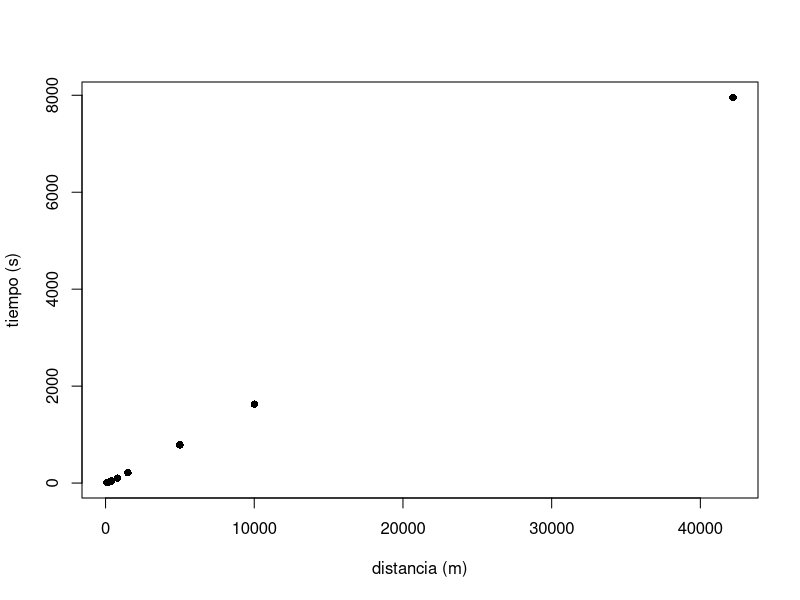
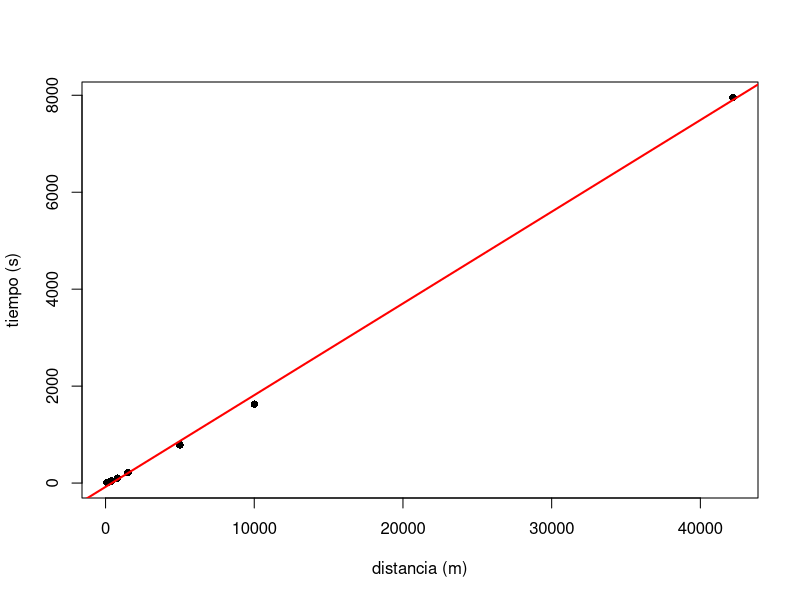
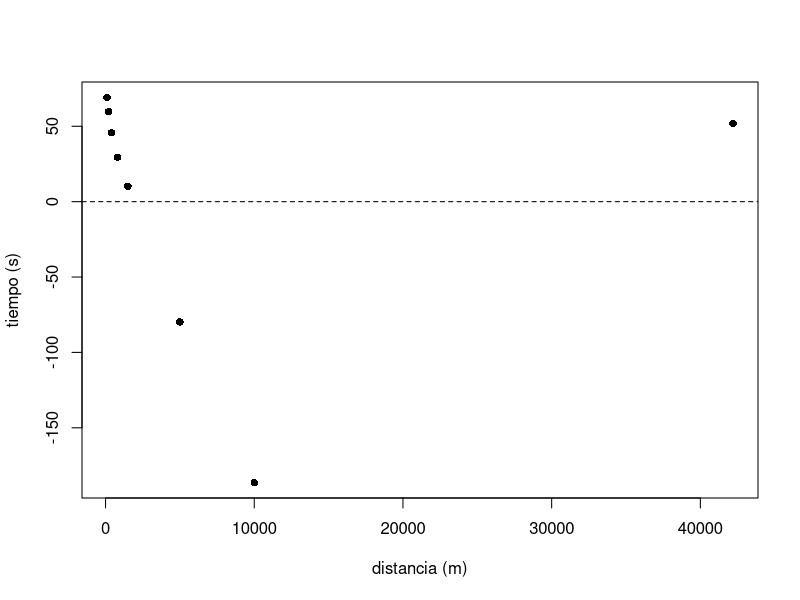
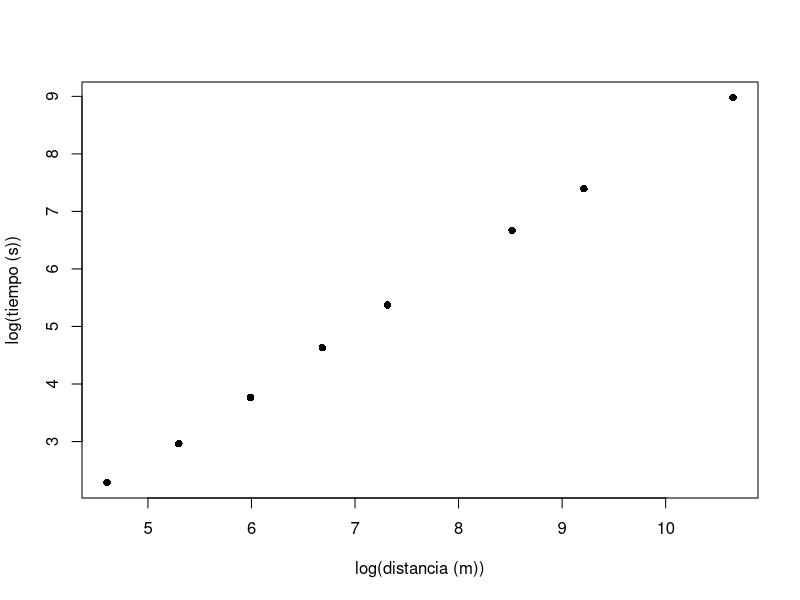
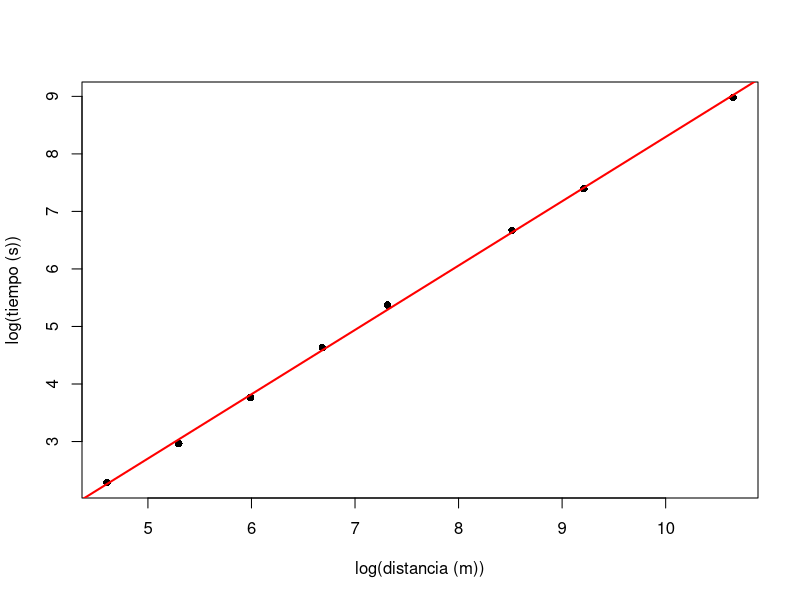
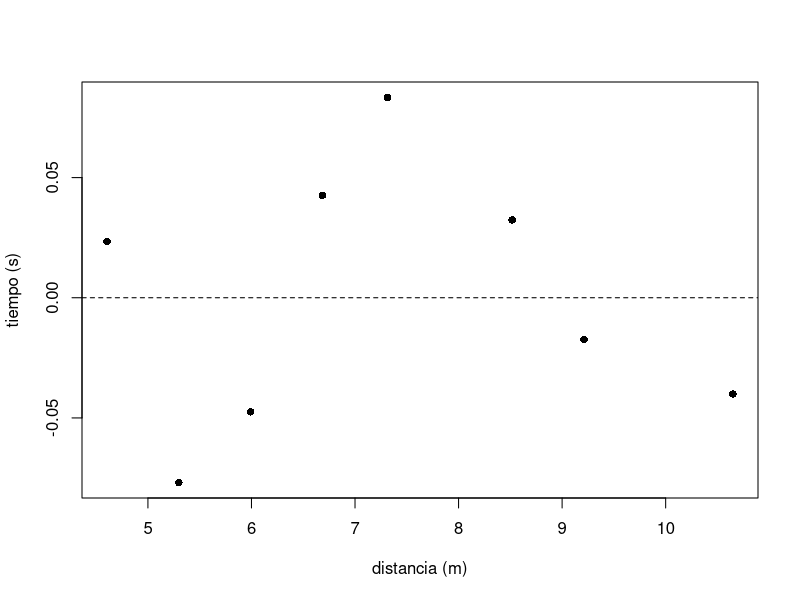
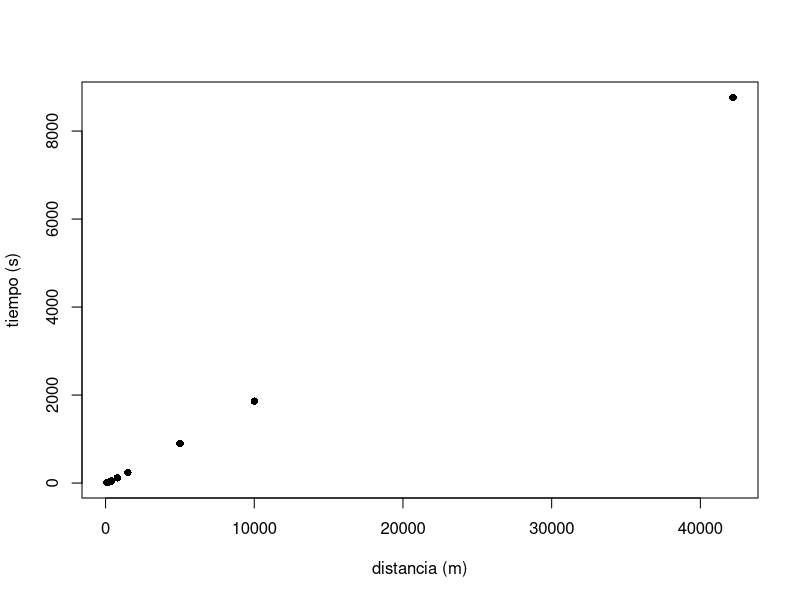
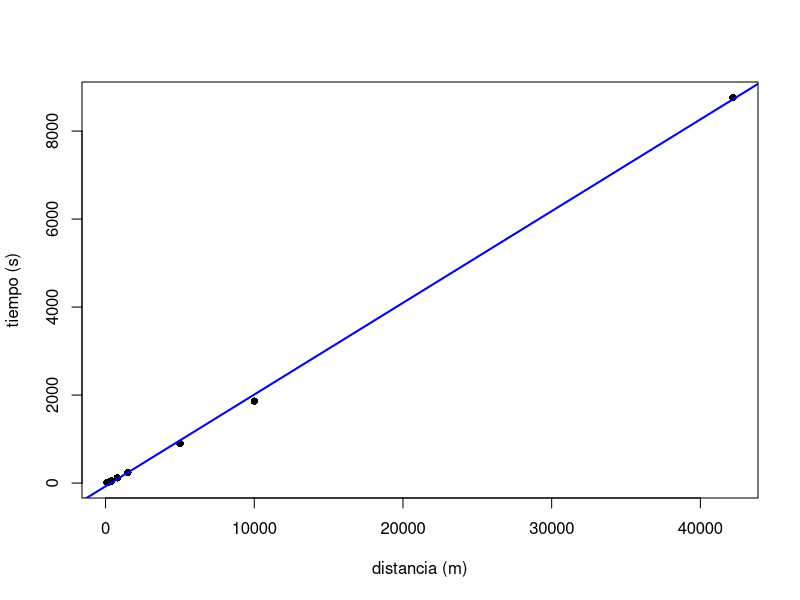

The R script that drew these images, in order:
## ---- chunk 1
knitr::opts_chunk$set(echo = TRUE)
## ---- chunk 2
library(readxl)
library(xtable)
## ---- chunk 3
datos <- read_excel('Tiempos.xlsx')
## ---- chunk 4
summary(datos)
## ---- chunk 5
with(datos, plot(distancia, tiempo_h, 
                 xlab= 'distancia (m)', 
                 ylab = 'tiempo (s)', 
                 pch= 16))
## ---- chunk 6
with(datos, cor(distancia, tiempo_h))
## ---- chunk 7
y <- datos$tiempo_h
x <- datos$distancia
b1_hat <- cor(x,y) * sd(y)/sd(x)
b0_hat <- mean(y) - b1_hat*mean(x)

b1_hat
b0_hat
## ---- chunk 8
modelo <- lm(tiempo_h ~ distancia, data = datos)
## ---- chunk 9
with(datos, plot(distancia, tiempo_h, 
                 xlab= 'distancia (m)', 
                 ylab = 'tiempo (s)', 
                 pch= 16))
abline(b0_hat, b1_hat, col = 'red', lwd = '2')
## ---- chunk 10
tiempo_h_aj <- b0_hat + b1_hat *x
## ---- chunk 11
residuos <- y - tiempo_h_aj
## ---- chunk 12
plot(x, residuos, 
     xlab = 'distancia (m)',
     ylab = 'tiempo (s)',
     pch = 16)
abline(h = 0, lty = 2)
## ---- chunk 13
a <- as.table(cbind(x, tiempo_h_aj, residuos))
xtable(a, caption = "Tabla de valores ajustados")
## ---- chunk 14
SCR_h <- sum(residuos^2)
## ---- chunk 15
SCT_h <- sum((y-mean(y))^2)
R2_h <- 1 - SCR_h/SCT_h
R2_h
## ---- chunk 16
with(datos, plot(log(distancia), log(tiempo_h), 
                 xlab= 'log(distancia (m))', 
                 ylab = 'log(tiempo (s))', 
                 pch= 16))
## ---- chunk 17
modelo_log <- lm(log(tiempo_h) ~ log(distancia), data= datos)
betas <- coef(modelo_log)
b0_hat <- betas[1]
b1_hat <- betas[2]
with(datos, plot(log(distancia), log(tiempo_h), 
                 xlab= 'log(distancia (m))', 
                 ylab = 'log(tiempo (s))', 
                 pch= 16))
abline(b0_hat, b1_hat, col = 'red', lwd = 2)
## ---- chunk 18
log_tiempo_h_aj <- fitted(modelo_log)
residuos1 <- residuals(modelo_log)
plot(log(x), residuos1, 
     xlab = 'distancia (m)',
     ylab = 'tiempo (s)',
     pch = 16)
abline(h = 0, lty = 2)
## ---- chunk 19
with(datos, plot(distancia, tiempo_m, 
                 xlab= 'distancia (m)', 
                 ylab = 'tiempo (s)', 
                 pch= 16))
## ---- chunk 20
with(datos, cor(distancia, tiempo_m))
## ---- chunk 21
modelo1 <- lm(tiempo_m ~ distancia, data = datos)
betas_m <- coef(modelo1)
b0_hat_m <- betas_m[1]
b1_hat_m <- betas_m[2]
b0_hat_m
b1_hat_m
## ---- chunk 22
with(datos, plot(distancia, tiempo_m, 
                 xlab= 'distancia (m)', 
                 ylab = 'tiempo (s)', 
                 pch= 16))
abline(b0_hat_m, b1_hat_m, col ='blue', lwd = 2)
## ---- chunk 23
tiempo_m_aj <- b0_hat_m + b1_hat_m *x
## ---- chunk 24
residuos_m <- y - tiempo_m_aj
## ---- chunk 25
b <- as.table(cbind(x, tiempo_m_aj, residuos_m))
xtable(b, caption = "Tabla de valores ajustados")
## ---- chunk 26
SCR_m <- sum(residuos_m^2)
SCT_m <- sum((y-mean(y))^2)
R2_m <- 1 - SCR_m/SCT_m
R2_m
## ---- chunk 27
modelo_log_m <- lm(log(tiempo_m) ~ log(distancia), data= datos)
betas_m1 <- coef(modelo_log_m)
b0_hat_m1 <- betas[1]
b1_hat_m1 <- betas[2]
with(datos, plot(log(distancia), log(tiempo_m), 
                 xlab= 'log(distancia (m))', 
                 ylab = 'log(tiempo (s))', 
                 pch= 16))
abline(b0_hat_m1, b1_hat_m1, col = 'blue', lwd = 2)
## ---- chunk 28
log_tiempo_m_aj <- fitted(modelo_log_m)
residuos2 <- residuals(modelo_log_m)
plot(log(x), residuos2, 
     xlab = 'distancia (m)',
     ylab = 'tiempo (s)',
     pch = 16)
abline(h = 0, lty = 2)
